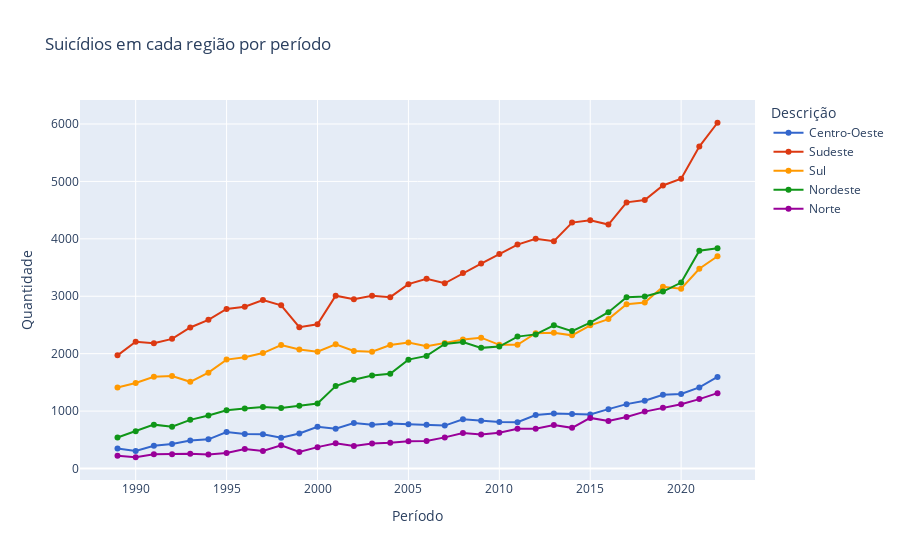

The code cell stored with this chart in its notebook:
### Code cell
#quantidade por regiao em cada periodo (linegraph) 
dadosRegPeriodo = BancoLocal.buscar_dados('reg_periodo')

dadosRegPeriodo = dadosRegPeriodo.rename(columns={'quantidade':'Quantidade','ano':'Período','descricao':'Descrição'})

analiseRegiaoPeriodo = AnaliseRegiao(dadosRegPeriodo, 'Período', 'Quantidade', 'Descrição')
analiseRegiaoPeriodo.criar_grafico()
analiseRegiaoPeriodo.anos_max_min()

### Figure 1 — Plotly figure (JSON) as saved in the notebook; plotly's stock layout.template omitted (floating-point values rounded to 4 significant figures)
{"data": [{"hovertemplate": "Descrição=Centro-Oeste<br>Período=%{x}<br>Quantidade=%{y}<extra></extra>", "legendgroup": "Centro-Oeste", "line": {"color": "#3366CC", "dash": "solid"}, "marker": {"symbol": "circle"}, "mode": "lines+markers", "name": "Centro-Oeste", "orientation": "v", "showlegend": true, "type": "scatter", "x": [1989, 1990, 1991, 1992, 1993, 1994, 1995, 1996, 1997, 1998, 1999, 2000, 2001, 2002, 2003, 2004, 2005, 2006, 2007, 2008, 2009, 2010, 2011, 2012, 2013, 2014, 2015, 2016, 2017, 2018, 2019, 2020, 2021, 2022], "xaxis": "x", "y": [349, 304, 396, 425, 486, 508, 634, 600, 598, 535, 610, 728, 692, 792, 763, 784, 771, 764, 747, 857, 831, 812, 807, 932, 956, 950, 940, 1034, 1121, 1180, 1283, 1299, 1412, 1594], "yaxis": "y"}, {"hovertemplate": "Descrição=Sudeste<br>Período=%{x}<br>Quantidade=%{y}<extra></extra>", "legendgroup": "Sudeste", "line": {"color": "#DC3912", "dash": "solid"}, "marker": {"symbol": "circle"}, "mode": "lines+markers", "name": "Sudeste", "orientation": "v", "showlegend": true, "type": "scatter", "x": [1989, 1990, 1991, 1992, 1993, 1994, 1995, 1996, 1997, 1998, 1999, 2000, 2001, 2002, 2003, 2004, 2005, 2006, 2007, 2008, 2009, 2010, 2011, 2012, 2013, 2014, 2015, 2016, 2017, 2018, 2019, 2020, 2021, 2022], "xaxis": "x", "y": [1971, 2209, 2182, 2258, 2456, 2589, 2780, 2819, 2934, 2842, 2462, 2513, 3010, 2948, 3008, 2984, 3211, 3305, 3226, 3404, 3570, 3735, 3900, 4002, 3959, 4283, 4323, 4249, 4635, 4675, 4930, 5046, 5607, 6022], "yaxis": "y"}, {"hovertemplate": "Descrição=Sul<br>Período=%{x}<br>Quantidade=%{y}<extra></extra>", "legendgroup": "Sul", "line": {"color": "#FF9900", "dash": "solid"}, "marker": {"symbol": "circle"}, "mode": "lines+markers", "name": "Sul", "orientation": "v", "showlegend": true, "type": "scatter", "x": [1989, 1990, 1991, 1992, 1993, 1994, 1995, 1996, 1997, 1998, 1999, 2000, 2001, 2002, 2003, 2004, 2005, 2006, 2007, 2008, 2009, 2010, 2011, 2012, 2013, 2014, 2015, 2016, 2017, 2018, 2019, 2020, 2021, 2022], "xaxis": "x", "y": [1411, 1489, 1597, 1611, 1510, 1669, 1897, 1939, 2011, 2151, 2074, 2034, 2162, 2047, 2033, 2151, 2196, 2131, 2185, 2245, 2279, 2154, 2156, 2357, 2365, 2319, 2494, 2602, 2862, 2891, 3167, 3132, 3479, 3697], "yaxis": "y"}, {"hovertemplate": "Descrição=Nordeste<br>Período=%{x}<br>Quantidade=%{y}<extra></extra>", "legendgroup": "Nordeste", "line": {"color": "#109618", "dash": "solid"}, "marker": {"symbol": "circle"}, "mode": "lines+markers", "name": "Nordeste", "orientation": "v", "showlegend": true, "type": "scatter", "x": [1989, 1990, 1991, 1992, 1993, 1994, 1995, 1996, 1997, 1998, 1999, 2000, 2001, 2002, 2003, 2004, 2005, 2006, 2007, 2008, 2009, 2010, 2011, 2012, 2013, 2014, 2015, 2016, 2017, 2018, 2019, 2020, 2021, 2022], "xaxis": "x", "y": [540, 647, 764, 727, 847, 924, 1013, 1045, 1073, 1055, 1095, 1133, 1435, 1546, 1620, 1651, 1896, 1961, 2168, 2202, 2101, 2123, 2297, 2336, 2494, 2393, 2540, 2722, 2981, 2996, 3082, 3239, 3792, 3837], "yaxis": "y"}, {"hovertemplate": "Descrição=Norte<br>Período=%{x}<br>Quantidade=%{y}<extra></extra>", "legendgroup": "Norte", "line": {"color": "#990099", "dash": "solid"}, "marker": {"symbol": "circle"}, "mode": "lines+markers", "name": "Norte", "orientation": "v", "showlegend": true, "type": "scatter", "x": [1989, 1990, 1991, 1992, 1993, 1994, 1995, 1996, 1997, 1998, 1999, 2000, 2001, 2002, 2003, 2004, 2005, 2006, 2007, 2008, 2009, 2010, 2011, 2012, 2013, 2014, 2015, 2016, 2017, 2018, 2019, 2020, 2021, 2022], "xaxis": "x", "y": [220, 196, 247, 247, 256, 242, 270, 340, 307, 406, 289, 372, 439, 393, 437, 447, 476, 478, 542, 620, 593, 624, 692, 694, 759, 708, 881, 826, 896, 991, 1058, 1119, 1209, 1312], "yaxis": "y"}], "layout": {"legend": {"title": {"text": "Descrição"}, "tracegroupgap": 0}, "title": {"text": "Suicídios em cada região por período"}, "xaxis": {"anchor": "y", "domain": [0, 1], "title": {"text": "Período"}}, "yaxis": {"anchor": "x", "domain": [0, 1], "title": {"text": "Quantidade"}}}}
